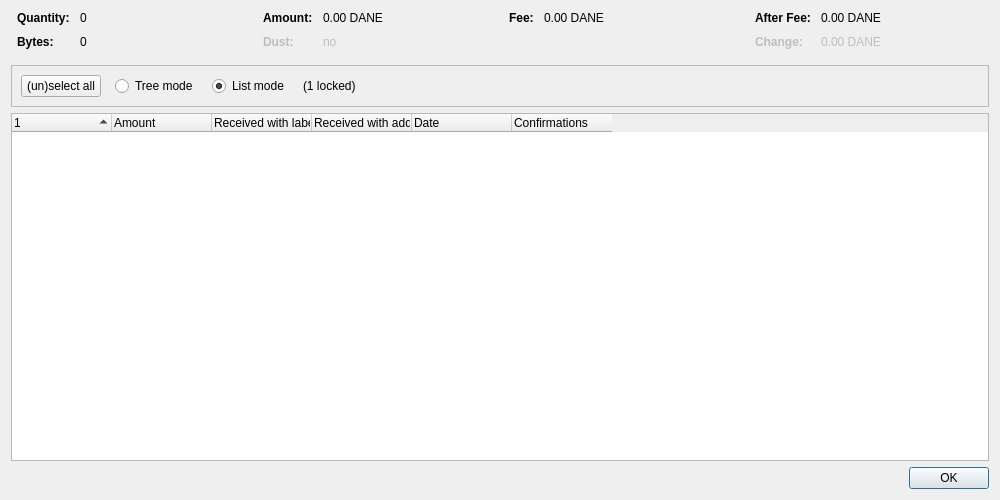
<?xml version="1.0" encoding="UTF-8"?>
<ui version="4.0">
 <class>CoinControlDialog</class>
 <widget class="QDialog" name="CoinControlDialog">
  <property name="geometry">
   <rect>
    <x>0</x>
    <y>0</y>
    <width>1000</width>
    <height>500</height>
   </rect>
  </property>
  <property name="windowTitle">
   <string>Coin Selection</string>
  </property>
  <layout class="QVBoxLayout" name="verticalLayout">
   <item>
    <layout class="QHBoxLayout" name="horizontalLayoutTop" stretch="0,0,0,0">
     <property name="topMargin">
      <number>0</number>
     </property>
     <property name="bottomMargin">
      <number>10</number>
     </property>
     <item>
      <layout class="QFormLayout" name="formLayoutCoinControl1">
       <property name="horizontalSpacing">
        <number>10</number>
       </property>
       <property name="verticalSpacing">
        <number>10</number>
       </property>
       <property name="leftMargin">
        <number>6</number>
       </property>
       <property name="rightMargin">
        <number>6</number>
       </property>
       <item row="0" column="0">
        <widget class="QLabel" name="labelCoinControlQuantityText">
         <property name="font">
          <font>
           <weight>75</weight>
           <bold>true</bold>
          </font>
         </property>
         <property name="text">
          <string>Quantity:</string>
         </property>
        </widget>
       </item>
       <item row="0" column="1">
        <widget class="QLabel" name="labelCoinControlQuantity">
         <property name="cursor">
          <cursorShape>IBeamCursor</cursorShape>
         </property>
         <property name="contextMenuPolicy">
          <enum>Qt::ActionsContextMenu</enum>
         </property>
         <property name="text">
          <string notr="true">0</string>
         </property>
         <property name="textInteractionFlags">
          <set>Qt::LinksAccessibleByMouse|Qt::TextSelectableByKeyboard|Qt::TextSelectableByMouse</set>
         </property>
        </widget>
       </item>
       <item row="1" column="0">
        <widget class="QLabel" name="labelCoinControlBytesText">
         <property name="font">
          <font>
           <weight>75</weight>
           <bold>true</bold>
          </font>
         </property>
         <property name="text">
          <string>Bytes:</string>
         </property>
        </widget>
       </item>
       <item row="1" column="1">
        <widget class="QLabel" name="labelCoinControlBytes">
         <property name="cursor">
          <cursorShape>IBeamCursor</cursorShape>
         </property>
         <property name="contextMenuPolicy">
          <enum>Qt::ActionsContextMenu</enum>
         </property>
         <property name="text">
          <string notr="true">0</string>
         </property>
         <property name="textInteractionFlags">
          <set>Qt::LinksAccessibleByMouse|Qt::TextSelectableByKeyboard|Qt::TextSelectableByMouse</set>
         </property>
        </widget>
       </item>
      </layout>
     </item>
     <item>
      <layout class="QFormLayout" name="formLayoutCoinControl2">
       <property name="horizontalSpacing">
        <number>10</number>
       </property>
       <property name="verticalSpacing">
        <number>10</number>
       </property>
       <property name="leftMargin">
        <number>6</number>
       </property>
       <property name="rightMargin">
        <number>6</number>
       </property>
       <item row="0" column="0">
        <widget class="QLabel" name="labelCoinControlAmountText">
         <property name="font">
          <font>
           <weight>75</weight>
           <bold>true</bold>
          </font>
         </property>
         <property name="text">
          <string>Amount:</string>
         </property>
        </widget>
       </item>
       <item row="0" column="1">
        <widget class="QLabel" name="labelCoinControlAmount">
         <property name="cursor">
          <cursorShape>IBeamCursor</cursorShape>
         </property>
         <property name="contextMenuPolicy">
          <enum>Qt::ActionsContextMenu</enum>
         </property>
         <property name="text">
          <string notr="true">0.00 DANE</string>
         </property>
         <property name="textInteractionFlags">
          <set>Qt::LinksAccessibleByMouse|Qt::TextSelectableByKeyboard|Qt::TextSelectableByMouse</set>
         </property>
        </widget>
       </item>
       <item row="1" column="0">
        <widget class="QLabel" name="labelCoinControlLowOutputText">
         <property name="enabled">
          <bool>false</bool>
         </property>
         <property name="font">
          <font>
           <weight>75</weight>
           <bold>true</bold>
          </font>
         </property>
         <property name="text">
          <string>Dust:</string>
         </property>
        </widget>
       </item>
       <item row="1" column="1">
        <widget class="QLabel" name="labelCoinControlLowOutput">
         <property name="enabled">
          <bool>false</bool>
         </property>
         <property name="cursor">
          <cursorShape>IBeamCursor</cursorShape>
         </property>
         <property name="contextMenuPolicy">
          <enum>Qt::ActionsContextMenu</enum>
         </property>
         <property name="text">
          <string notr="true">no</string>
         </property>
         <property name="textInteractionFlags">
          <set>Qt::LinksAccessibleByMouse|Qt::TextSelectableByKeyboard|Qt::TextSelectableByMouse</set>
         </property>
        </widget>
       </item>
      </layout>
     </item>
     <item>
      <layout class="QFormLayout" name="formLayoutCoinControl3">
       <property name="horizontalSpacing">
        <number>10</number>
       </property>
       <property name="verticalSpacing">
        <number>10</number>
       </property>
       <property name="leftMargin">
        <number>6</number>
       </property>
       <property name="rightMargin">
        <number>6</number>
       </property>
       <item row="0" column="0">
        <widget class="QLabel" name="labelCoinControlFeeText">
         <property name="font">
          <font>
           <weight>75</weight>
           <bold>true</bold>
          </font>
         </property>
         <property name="text">
          <string>Fee:</string>
         </property>
        </widget>
       </item>
       <item row="0" column="1">
        <widget class="QLabel" name="labelCoinControlFee">
         <property name="cursor">
          <cursorShape>IBeamCursor</cursorShape>
         </property>
         <property name="contextMenuPolicy">
          <enum>Qt::ActionsContextMenu</enum>
         </property>
         <property name="text">
          <string notr="true">0.00 DANE</string>
         </property>
         <property name="textInteractionFlags">
          <set>Qt::LinksAccessibleByMouse|Qt::TextSelectableByKeyboard|Qt::TextSelectableByMouse</set>
         </property>
        </widget>
       </item>
      </layout>
     </item>
     <item>
      <layout class="QFormLayout" name="formLayoutCoinControl4">
       <property name="horizontalSpacing">
        <number>10</number>
       </property>
       <property name="verticalSpacing">
        <number>10</number>
       </property>
       <property name="leftMargin">
        <number>6</number>
       </property>
       <property name="rightMargin">
        <number>6</number>
       </property>
       <item row="0" column="0">
        <widget class="QLabel" name="labelCoinControlAfterFeeText">
         <property name="font">
          <font>
           <weight>75</weight>
           <bold>true</bold>
          </font>
         </property>
         <property name="text">
          <string>After Fee:</string>
         </property>
        </widget>
       </item>
       <item row="0" column="1">
        <widget class="QLabel" name="labelCoinControlAfterFee">
         <property name="cursor">
          <cursorShape>IBeamCursor</cursorShape>
         </property>
         <property name="contextMenuPolicy">
          <enum>Qt::ActionsContextMenu</enum>
         </property>
         <property name="text">
          <string notr="true">0.00 DANE</string>
         </property>
         <property name="textInteractionFlags">
          <set>Qt::LinksAccessibleByMouse|Qt::TextSelectableByKeyboard|Qt::TextSelectableByMouse</set>
         </property>
        </widget>
       </item>
       <item row="1" column="0">
        <widget class="QLabel" name="labelCoinControlChangeText">
         <property name="enabled">
          <bool>false</bool>
         </property>
         <property name="font">
          <font>
           <weight>75</weight>
           <bold>true</bold>
          </font>
         </property>
         <property name="text">
          <string>Change:</string>
         </property>
        </widget>
       </item>
       <item row="1" column="1">
        <widget class="QLabel" name="labelCoinControlChange">
         <property name="enabled">
          <bool>false</bool>
         </property>
         <property name="cursor">
          <cursorShape>IBeamCursor</cursorShape>
         </property>
         <property name="contextMenuPolicy">
          <enum>Qt::ActionsContextMenu</enum>
         </property>
         <property name="text">
          <string notr="true">0.00 DANE</string>
         </property>
         <property name="textInteractionFlags">
          <set>Qt::LinksAccessibleByMouse|Qt::TextSelectableByKeyboard|Qt::TextSelectableByMouse</set>
         </property>
        </widget>
       </item>
      </layout>
     </item>
    </layout>
   </item>
   <item>
    <widget class="QFrame" name="frame">
     <property name="minimumSize">
      <size>
       <width>0</width>
       <height>40</height>
      </size>
     </property>
     <property name="frameShape">
      <enum>QFrame::StyledPanel</enum>
     </property>
     <property name="frameShadow">
      <enum>QFrame::Sunken</enum>
     </property>
     <layout class="QHBoxLayout" name="horizontalLayout">
      <item>
       <layout class="QHBoxLayout" name="horizontalLayoutPanel" stretch="0,0,0,0,0">
        <property name="spacing">
         <number>14</number>
        </property>
        <item>
         <widget class="QPushButton" name="pushButtonSelectAll">
          <property name="sizePolicy">
           <sizepolicy hsizetype="Maximum" vsizetype="Fixed">
            <horstretch>0</horstretch>
            <verstretch>0</verstretch>
           </sizepolicy>
          </property>
          <property name="text">
           <string>(un)select all</string>
          </property>
          <property name="autoDefault">
           <bool>false</bool>
          </property>
         </widget>
        </item>
        <item>
         <widget class="QRadioButton" name="radioTreeMode">
          <property name="sizePolicy">
           <sizepolicy hsizetype="Maximum" vsizetype="Fixed">
            <horstretch>0</horstretch>
            <verstretch>0</verstretch>
           </sizepolicy>
          </property>
          <property name="text">
           <string>Tree mode</string>
          </property>
         </widget>
        </item>
        <item>
         <widget class="QRadioButton" name="radioListMode">
          <property name="sizePolicy">
           <sizepolicy hsizetype="Maximum" vsizetype="Fixed">
            <horstretch>0</horstretch>
            <verstretch>0</verstretch>
           </sizepolicy>
          </property>
          <property name="text">
           <string>List mode</string>
          </property>
          <property name="checked">
           <bool>true</bool>
          </property>
         </widget>
        </item>
        <item>
         <widget class="QLabel" name="labelLocked">
          <property name="text">
           <string notr="true">(1 locked)</string>
          </property>
         </widget>
        </item>
        <item>
         <spacer name="horizontalSpacer">
          <property name="orientation">
           <enum>Qt::Horizontal</enum>
          </property>
          <property name="sizeHint" stdset="0">
           <size>
            <width>40</width>
            <height>20</height>
           </size>
          </property>
         </spacer>
        </item>
       </layout>
      </item>
     </layout>
    </widget>
   </item>
   <item>
    <widget class="CoinControlTreeWidget" name="treeWidget">
     <property name="contextMenuPolicy">
      <enum>Qt::CustomContextMenu</enum>
     </property>
     <property name="sortingEnabled">
      <bool>false</bool>
     </property>
     <property name="columnCount">
      <number>6</number>
     </property>
     <attribute name="headerShowSortIndicator" stdset="0">
      <bool>true</bool>
     </attribute>
     <attribute name="headerStretchLastSection">
      <bool>false</bool>
     </attribute>
     <column>
      <property name="text">
       <string/>
      </property>
     </column>
     <column>
      <property name="text">
       <string>Amount</string>
      </property>
     </column>
     <column>
      <property name="text">
       <string>Received with label</string>
      </property>
     </column>
     <column>
      <property name="text">
       <string>Received with address</string>
      </property>
     </column>
     <column>
      <property name="text">
       <string>Date</string>
      </property>
     </column>
     <column>
      <property name="text">
       <string>Confirmations</string>
      </property>
      <property name="toolTip">
       <string>Confirmed</string>
      </property>
     </column>
     <column>
      <property name="text">
       <string/>
      </property>
     </column>
     <column>
      <property name="text">
       <string/>
      </property>
     </column>
     <column>
      <property name="text">
       <string/>
      </property>
     </column>
     <column>
      <property name="text">
       <string/>
      </property>
     </column>
    </widget>
   </item>
   <item>
    <widget class="QDialogButtonBox" name="buttonBox">
     <property name="orientation">
      <enum>Qt::Horizontal</enum>
     </property>
     <property name="standardButtons">
      <set>QDialogButtonBox::Ok</set>
     </property>
    </widget>
   </item>
  </layout>
 </widget>
 <customwidgets>
  <customwidget>
   <class>CoinControlTreeWidget</class>
   <extends>QTreeWidget</extends>
   <header>qt/coincontroltreewidget.h</header>
  </customwidget>
 </customwidgets>
 <resources/>
 <connections/>
</ui>
